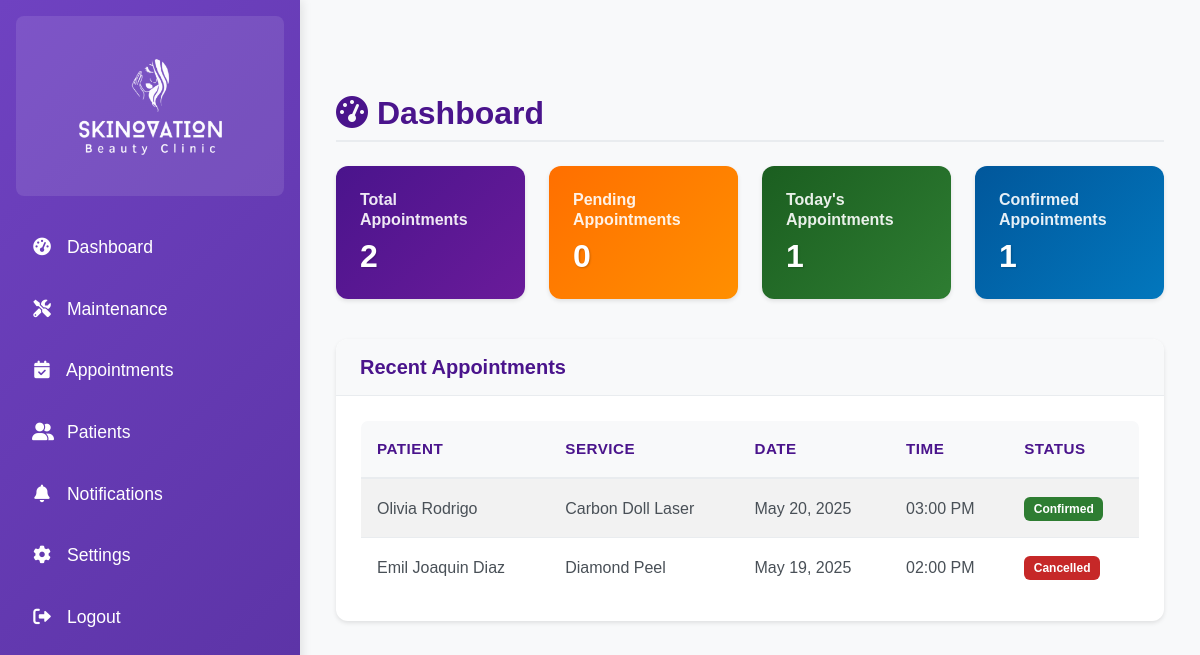
The page /admin/dashboard.php (signed in) on the database as committed earlier.
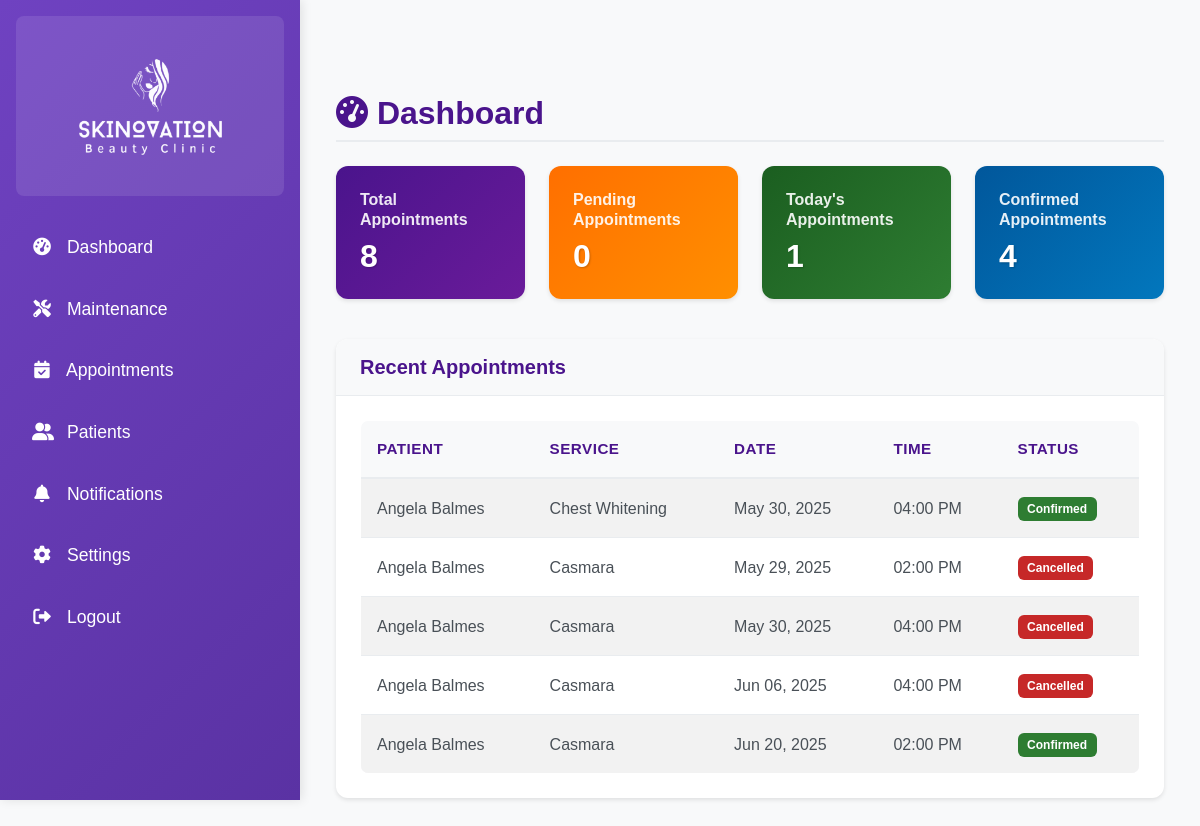
The same page on the database as committed later.
### tables this page shows
CREATE TABLE `appointments` (
  `appointment_id` int NOT NULL,
  `patient_id` int NOT NULL,
  `service_id` int NOT NULL,
  `product_id` int DEFAULT NULL,
  `package_id` int DEFAULT NULL,
  `attendant_id` int NOT NULL,
  `appointment_date` date NOT NULL,
  `appointment_time` time NOT NULL,
  `status` enum('pending','confirmed','completed','cancelled') DEFAULT 'pending',
  `created_at` datetime DEFAULT CURRENT_TIMESTAMP,
  `updated_at` datetime DEFAULT CURRENT_TIMESTAMP ON UPDATE CURRENT_TIMESTAMP
);

CREATE TABLE `patients` (
  `patient_id` int NOT NULL,
  `last_name` varchar(100) NOT NULL,
  `first_name` varchar(100) NOT NULL,
  `middle_name` varchar(255) DEFAULT NULL,
  `username` varchar(50) NOT NULL,
  `password` varchar(255) NOT NULL,
  `phone` varchar(20) NOT NULL,
  `created_at` datetime DEFAULT CURRENT_TIMESTAMP,
  `updated_at` datetime DEFAULT CURRENT_TIMESTAMP ON UPDATE CURRENT_TIMESTAMP,
  `archived` tinyint(1) DEFAULT '0'
);

CREATE TABLE `services` (
  `service_id` int NOT NULL,
  `service_name` varchar(100) NOT NULL,
  `description` text,
  `price` decimal(10,2) DEFAULT NULL,
  `duration` int NOT NULL COMMENT 'Duration in minutes',
  `category_id` int NOT NULL,
  `created_at` datetime DEFAULT CURRENT_TIMESTAMP,
  `updated_at` datetime DEFAULT CURRENT_TIMESTAMP ON UPDATE CURRENT_TIMESTAMP,
  `image` varchar(255) DEFAULT NULL
);

### config.php (called while the page is built, shortened)
<?php
if (defined('CONFIG_INCLUDED')) {
    return;
}
if (!function_exists('clean')) {
    function clean($string) {
        return htmlspecialchars($string, ENT_QUOTES, 'UTF-8');
    }
}

### admin/dashboard.php (the view, shortened to what the changed rows need)
<?php
include '../config.php';
$stats = [
    'total' => 0,
    'pending' => 0,
    'confirmed' => 0,
    'cancelled' => 0,
    'today' => 0
];
$stmt = $conn->query("SELECT COUNT(*) as count FROM appointments");
$stats['total'] = $stmt->fetch(PDO::FETCH_ASSOC)['count'];
$stmt = $conn->query("SELECT status, COUNT(*) as count FROM appointments GROUP BY status");
while ($row = $stmt->fetch(PDO::FETCH_ASSOC)) {
    $stats[$row['status']] = $row['count'];
}
$stmt = $conn->query("SELECT COUNT(*) as count FROM appointments WHERE DATE(appointment_date) = CURDATE()");
$stats['today'] = $stmt->fetch(PDO::FETCH_ASSOC)['count'];
$stmt = $conn->query("
    SELECT a.*, p.first_name, p.last_name, s.service_name
    FROM appointments a
    JOIN patients p ON a.patient_id = p.patient_id
    JOIN services s ON a.service_id = s.service_id
    ORDER BY a.created_at DESC
    LIMIT 5
");
$recent_appointments = $stmt->fetchAll(PDO::FETCH_ASSOC);
?>
<!DOCTYPE html>
<html lang="en">
<head>
    <link href="https://cdn.jsdelivr.net/npm/bootstrap@5.3.0/dist/css/bootstrap.min.css" rel="stylesheet">
    <link href="https://cdnjs.cloudflare.com/ajax/libs/font-awesome/6.0.0-beta3/css/all.min.css" rel="stylesheet">
    <link href="../assets/css/admin.css" rel="stylesheet">
    <link href="../assets/css/style.css" rel="stylesheet">
</head>
<body>
<div class="d-flex">
    <div class="content p-4">
        <div class="container-fluid">
            <h1 class="mb-4"><i class="fas fa-tachometer-alt"></i> Dashboard</h1>
            <div class="row mb-4">
                <div class="col-md-3">
                    <div class="card bg-primary text-white">
                        <div class="card-body">
                            <h5 class="card-title">Total Appointments</h5>
                            <h2 class="card-text"><?php echo $stats['total']; ?></h2>
                        </div>
                    </div>
                </div>
                <div class="col-md-3">
                    <div class="card bg-warning text-white">
                        <div class="card-body">
                            <h2 class="card-text"><?php echo $stats['pending']; ?></h2>
                        </div>
                    </div>
                </div>
                <div class="col-md-3">
                    <div class="card bg-success text-white">
                        <div class="card-body">
                            <h2 class="card-text"><?php echo $stats['today']; ?></h2>
                        </div>
                    </div>
                </div>
                <div class="col-md-3">
                    <div class="card bg-info text-white">
                        <div class="card-body">
                            <h5 class="card-title">Confirmed Appointments</h5>
                            <h2 class="card-text"><?php echo $stats['confirmed']; ?></h2>
                        </div>
                    </div>
                </div>
            </div>
            <div class="card">
                <div class="card-body">
                    <div class="table-responsive">
                        <table class="table table-striped">
                            <thead>
                                <tr>
                                    <th>Patient</th>
                                    <th>Service</th>
                                    <th>Date</th>
                                    <th>Time</th>
                                    <th>Status</th>
                                </tr>
                            </thead>
                            <tbody>
                                <?php foreach ($recent_appointments as $appointment): ?>
                                <tr>
                                    <td><?php echo clean($appointment['first_name'] . ' ' . $appointment['last_name']); ?></td>
                                    <td><?php echo clean($appointment['service_name']); ?></td>
                                    <td><?php echo date('M d, Y', strtotime($appointment['appointment_date'])); ?></td>
                                    <td><?php echo date('h:i A', strtotime($appointment['appointment_time'])); ?></td>
                                    <td>
                                        <span class="badge bg-<?php
                                            echo $appointment['status'] === 'confirmed' ? 'success' :
                                                ($appointment['status'] === 'cancelled' ? 'danger' : 'warning');
                                        ?>">
                                            <?php echo ucfirst($appointment['status']); ?>
                                        </span>
                                    </td>
                                </tr>
                                <?php endforeach; ?>
                            </tbody>
                        </table>
                    </div>
                </div>
            </div>
        </div>
    </div>
</div>
</body>
</html>

Rows that differ between the two databases and show on the page:
no longer on this page (row unchanged): appointments: patient.last_name "Olivia Rodrigo", service.service_name "Carbon Doll Laser", appointment_date "May 20, 2025", appointment_time "03:00 PM", status "Confirmed"
no longer on this page (row unchanged): appointments: patient.last_name "Emil Joaquin Diaz", service.service_name "Diamond Peel", appointment_date "May 19, 2025", appointment_time "02:00 PM", status "Cancelled"
added appointments: patient.last_name "Angela Balmes", service.service_name "Chest Whitening", appointment_date "May 30, 2025", appointment_time "04:00 PM", status "Confirmed"
added appointments: patient.last_name "Angela Balmes", service.service_name "Casmara", appointment_date "May 29, 2025", appointment_time "02:00 PM", status "Cancelled"
added appointments: patient.last_name "Angela Balmes", service.service_name "Casmara", appointment_date "May 30, 2025", appointment_time "04:00 PM", status "Cancelled"
added appointments: patient.last_name "Angela Balmes", service.service_name "Casmara", appointment_date "Jun 06, 2025", appointment_time "04:00 PM", status "Cancelled"
added appointments: patient.last_name "Angela Balmes", service.service_name "Casmara", appointment_date "Jun 20, 2025", appointment_time "02:00 PM", status "Confirmed"
Other text that changed with them:
$stats['total']: "2" → "8"
$stats['confirmed']: "1" → "4"
